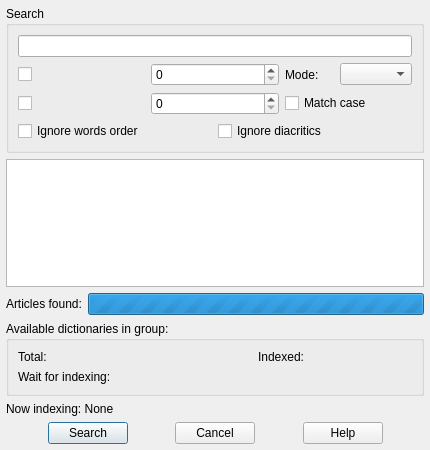
<?xml version="1.0" encoding="UTF-8"?>
<ui version="4.0">
 <class>FullTextSearchDialog</class>
 <widget class="QDialog" name="FullTextSearchDialog">
  <property name="geometry">
   <rect>
    <x>0</x>
    <y>0</y>
    <width>430</width>
    <height>450</height>
   </rect>
  </property>
  <property name="minimumSize">
   <size>
    <width>430</width>
    <height>450</height>
   </size>
  </property>
  <property name="windowTitle">
   <string/>
  </property>
  <layout class="QVBoxLayout" name="verticalLayout_2">
   <property name="leftMargin">
    <number>6</number>
   </property>
   <property name="topMargin">
    <number>6</number>
   </property>
   <property name="rightMargin">
    <number>6</number>
   </property>
   <property name="bottomMargin">
    <number>6</number>
   </property>
   <item>
    <widget class="QGroupBox" name="groupBox">
     <property name="title">
      <string>Search</string>
     </property>
     <layout class="QVBoxLayout" name="verticalLayout">
      <item>
       <widget class="QLineEdit" name="searchLine">
        <property name="sizePolicy">
         <sizepolicy hsizetype="Expanding" vsizetype="Preferred">
          <horstretch>0</horstretch>
          <verstretch>0</verstretch>
         </sizepolicy>
        </property>
       </widget>
      </item>
      <item>
       <layout class="QGridLayout" name="gridLayout_2">
        <item row="1" column="2">
         <widget class="QCheckBox" name="matchCase">
          <property name="text">
           <string>Match case</string>
          </property>
         </widget>
        </item>
        <item row="0" column="2">
         <layout class="QHBoxLayout" name="horizontalLayout_2">
          <item>
           <widget class="QLabel" name="label_8">
            <property name="text">
             <string>Mode:</string>
            </property>
           </widget>
          </item>
          <item>
           <widget class="QComboBox" name="searchMode"/>
          </item>
         </layout>
        </item>
        <item row="1" column="1">
         <widget class="QSpinBox" name="articlesPerDictionary"/>
        </item>
        <item row="0" column="1">
         <widget class="QSpinBox" name="distanceBetweenWords"/>
        </item>
        <item row="0" column="0">
         <widget class="QCheckBox" name="checkBoxDistanceBetweenWords">
          <property name="text">
           <string/>
          </property>
         </widget>
        </item>
        <item row="1" column="0">
         <widget class="QCheckBox" name="checkBoxArticlesPerDictionary">
          <property name="text">
           <string/>
          </property>
         </widget>
        </item>
       </layout>
      </item>
      <item>
       <layout class="QHBoxLayout" name="horizontalLayout_4">
        <item>
         <widget class="QCheckBox" name="checkBoxIgnoreWordOrder">
          <property name="text">
           <string>Ignore words order</string>
          </property>
         </widget>
        </item>
        <item>
         <widget class="QCheckBox" name="checkBoxIgnoreDiacritics">
          <property name="text">
           <string>Ignore diacritics</string>
          </property>
         </widget>
        </item>
       </layout>
      </item>
     </layout>
    </widget>
   </item>
   <item>
    <widget class="QListView" name="headwordsView"/>
   </item>
   <item>
    <layout class="QHBoxLayout" name="horizontalLayout">
     <item>
      <widget class="QLabel" name="articlesFoundLabel">
       <property name="minimumSize">
        <size>
         <width>0</width>
         <height>21</height>
        </size>
       </property>
       <property name="text">
        <string>Articles found:</string>
       </property>
      </widget>
     </item>
     <item>
      <widget class="QProgressBar" name="searchProgressBar">
       <property name="maximum">
        <number>0</number>
       </property>
       <property name="value">
        <number>-1</number>
       </property>
       <property name="alignment">
        <set>Qt::AlignCenter</set>
       </property>
      </widget>
     </item>
    </layout>
   </item>
   <item>
    <widget class="QGroupBox" name="groupBox_2">
     <property name="title">
      <string>Available dictionaries in group:</string>
     </property>
     <layout class="QGridLayout" name="gridLayout">
      <item row="1" column="0" colspan="2">
       <widget class="QLabel" name="label_3">
        <property name="text">
         <string>Wait for indexing:</string>
        </property>
       </widget>
      </item>
      <item row="0" column="2">
       <widget class="QLabel" name="totalDicts">
        <property name="text">
         <string/>
        </property>
       </widget>
      </item>
      <item row="0" column="4">
       <widget class="QLabel" name="readyDicts">
        <property name="text">
         <string/>
        </property>
       </widget>
      </item>
      <item row="0" column="0">
       <widget class="QLabel" name="label">
        <property name="text">
         <string>Total:</string>
        </property>
       </widget>
      </item>
      <item row="0" column="3">
       <widget class="QLabel" name="label_2">
        <property name="text">
         <string>Indexed:</string>
        </property>
       </widget>
      </item>
      <item row="1" column="2">
       <widget class="QLabel" name="toIndexDicts">
        <property name="text">
         <string/>
        </property>
       </widget>
      </item>
     </layout>
    </widget>
   </item>
   <item>
    <widget class="QLabel" name="nowIndexingLabel">
     <property name="text">
      <string>Now indexing: None</string>
     </property>
    </widget>
   </item>
   <item>
    <layout class="QHBoxLayout" name="horizontalLayout_3">
     <item>
      <spacer name="horizontalSpacer_2">
       <property name="orientation">
        <enum>Qt::Horizontal</enum>
       </property>
       <property name="sizeHint" stdset="0">
        <size>
         <width>40</width>
         <height>20</height>
        </size>
       </property>
      </spacer>
     </item>
     <item>
      <widget class="QPushButton" name="OKButton">
       <property name="text">
        <string>Search</string>
       </property>
       <property name="autoDefault">
        <bool>false</bool>
       </property>
       <property name="default">
        <bool>true</bool>
       </property>
      </widget>
     </item>
     <item>
      <spacer name="horizontalSpacer_4">
       <property name="orientation">
        <enum>Qt::Horizontal</enum>
       </property>
       <property name="sizeHint" stdset="0">
        <size>
         <width>40</width>
         <height>20</height>
        </size>
       </property>
      </spacer>
     </item>
     <item>
      <widget class="QPushButton" name="cancelButton">
       <property name="text">
        <string>Cancel</string>
       </property>
      </widget>
     </item>
     <item>
      <spacer name="horizontalSpacer">
       <property name="orientation">
        <enum>Qt::Horizontal</enum>
       </property>
       <property name="sizeHint" stdset="0">
        <size>
         <width>40</width>
         <height>20</height>
        </size>
       </property>
      </spacer>
     </item>
     <item>
      <widget class="QPushButton" name="helpButton">
       <property name="text">
        <string>Help</string>
       </property>
      </widget>
     </item>
     <item>
      <spacer name="horizontalSpacer_3">
       <property name="orientation">
        <enum>Qt::Horizontal</enum>
       </property>
       <property name="sizeHint" stdset="0">
        <size>
         <width>40</width>
         <height>20</height>
        </size>
       </property>
      </spacer>
     </item>
    </layout>
   </item>
  </layout>
 </widget>
 <tabstops>
  <tabstop>searchLine</tabstop>
  <tabstop>headwordsView</tabstop>
  <tabstop>checkBoxDistanceBetweenWords</tabstop>
  <tabstop>distanceBetweenWords</tabstop>
  <tabstop>searchMode</tabstop>
  <tabstop>checkBoxArticlesPerDictionary</tabstop>
  <tabstop>articlesPerDictionary</tabstop>
  <tabstop>matchCase</tabstop>
  <tabstop>OKButton</tabstop>
  <tabstop>cancelButton</tabstop>
 </tabstops>
 <resources/>
 <connections/>
</ui>
